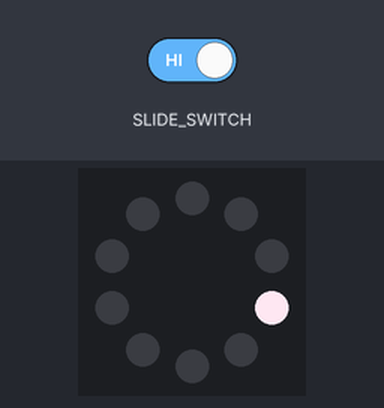
Recording of a program running on a simulated Circuit Playground running CircuitPython. Parts: the board's ring of 10 RGB LEDs (number 0 left of the top, counting anticlockwise). The test bench sets the inputs (shaded band). Random numbers come from a fixed seed.

Above: at 1.2 s.
1.3 s: slide switch moved to the right
At 1.9 s:
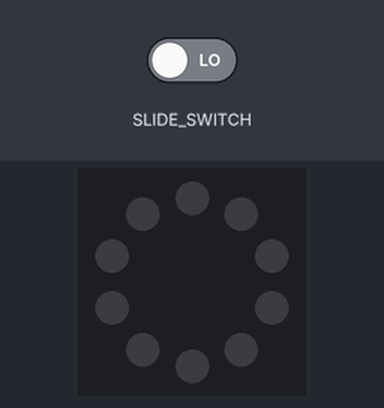
3.0 s: slide switch moved to the left
At 3.4 s:
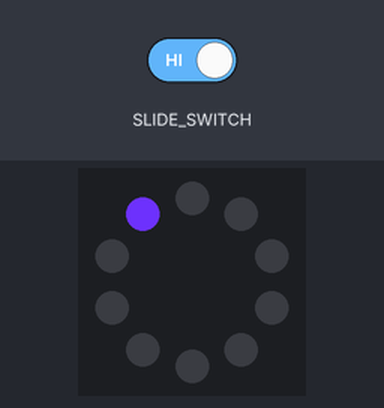
At 4.4 s:
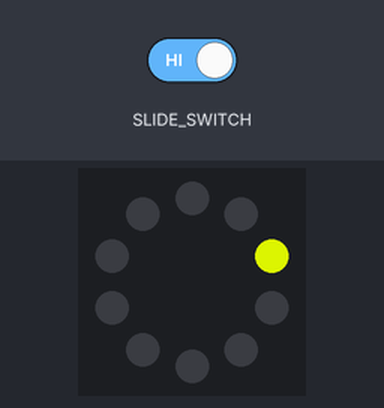
Timing chart, 0 to 6.0 s (numbered marks = the images above; inputs shaded):
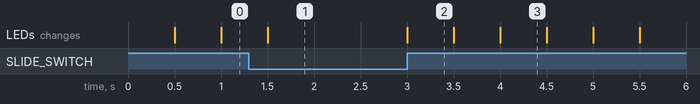

Measured:
- after the input at 3.0 s, the LEDs: change at once (image 2)
- what the display in image 2 shows lasts 0.5 s, from 3.0 s to 3.5 s

The program:

randomize_bike_light.py
```python
from adafruit_circuitplayground.express import cpx
import random
import time

while True:
  if cpx.switch:
    color_tup = (random.randint(0, 255), random.randint(0, 255), random.randint(0, 255))
    cpx.pixels[random.randint(0, 9)] = color_tup
    time.sleep(.5)
    cpx.pixels.fill((0, 0, 0))
    time.sleep(.5)
  else:
    cpx.pixels.fill((0, 0, 0))
```
